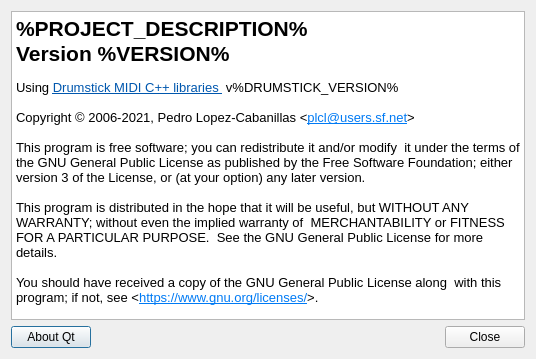
<?xml version="1.0" encoding="UTF-8"?>
<ui version="4.0">
 <class>AboutClass</class>
 <widget class="QDialog" name="AboutClass">
  <property name="geometry">
   <rect>
    <x>0</x>
    <y>0</y>
    <width>536</width>
    <height>359</height>
   </rect>
  </property>
  <property name="windowTitle">
   <string>About</string>
  </property>
  <property name="windowIcon">
   <iconset resource="guiplayer.qrc">
    <normaloff>:/dmidiplayer.png</normaloff>:/dmidiplayer.png</iconset>
  </property>
  <layout class="QGridLayout" name="gridLayout">
   <item row="0" column="0">
    <widget class="QTextBrowser" name="AboutTextView">
     <property name="undoRedoEnabled">
      <bool>false</bool>
     </property>
     <property name="readOnly">
      <bool>true</bool>
     </property>
     <property name="html">
      <string>&lt;!DOCTYPE HTML PUBLIC &quot;-//W3C//DTD HTML 4.0//EN&quot; &quot;http://www.w3.org/TR/REC-html40/strict.dtd&quot;&gt;
&lt;html&gt;&lt;head&gt;&lt;meta name=&quot;qrichtext&quot; content=&quot;1&quot; /&gt;&lt;style type=&quot;text/css&quot;&gt;
p, li { white-space: pre-wrap; }
&lt;/style&gt;&lt;/head&gt;&lt;body style=&quot; font-family:'Noto Sans'; font-size:10pt; font-weight:400; font-style:normal;&quot;&gt;
&lt;p style=&quot; margin-top:0px; margin-bottom:0px; margin-left:0px; margin-right:0px; -qt-block-indent:0; text-indent:0px;&quot;&gt;&lt;span style=&quot; font-family:'Sans Serif'; font-size:16pt; font-weight:600;&quot;&gt;%PROJECT_DESCRIPTION%&lt;/span&gt;&lt;/p&gt;
&lt;p style=&quot; margin-top:0px; margin-bottom:0px; margin-left:0px; margin-right:0px; -qt-block-indent:0; text-indent:0px;&quot;&gt;&lt;span style=&quot; font-family:'Sans Serif'; font-size:16pt; font-weight:600;&quot;&gt;Version %VERSION%&lt;/span&gt;&lt;/p&gt;
&lt;p style=&quot;-qt-paragraph-type:empty; margin-top:0px; margin-bottom:0px; margin-left:0px; margin-right:0px; -qt-block-indent:0; text-indent:0px; font-family:'Sans Serif'; font-size:9pt;&quot;&gt;&lt;br /&gt;&lt;/p&gt;
&lt;p style=&quot; margin-top:0px; margin-bottom:0px; margin-left:0px; margin-right:0px; -qt-block-indent:0; text-indent:0px;&quot;&gt;&lt;span style=&quot; font-family:'Sans Serif';&quot;&gt;Using &lt;/span&gt;&lt;a href=&quot;https://drumstick.sourceforge.io&quot;&gt;&lt;span style=&quot; font-family:'DejaVu Sans'; text-decoration: underline; color:#0057ae;&quot;&gt;Drumstick MIDI C++ libraries &lt;/span&gt;&lt;/a&gt;&lt;span style=&quot; font-family:'Sans Serif';&quot;&gt; v%DRUMSTICK_VERSION%&lt;/span&gt;&lt;/p&gt;
&lt;p style=&quot;-qt-paragraph-type:empty; margin-top:0px; margin-bottom:0px; margin-left:0px; margin-right:0px; -qt-block-indent:0; text-indent:0px; font-family:'Sans Serif';&quot;&gt;&lt;br /&gt;&lt;/p&gt;
&lt;p style=&quot; margin-top:0px; margin-bottom:0px; margin-left:0px; margin-right:0px; -qt-block-indent:0; text-indent:0px;&quot;&gt;&lt;span style=&quot; font-family:'Sans Serif';&quot;&gt;Copyright © 2006-2021, Pedro Lopez-Cabanillas &amp;lt;&lt;/span&gt;&lt;a href=&quot;mailto:plcl@users.sf.net?subject=dmidiplayer&quot;&gt;&lt;span style=&quot; text-decoration: underline; color:#007af4;&quot;&gt;plcl@users.sf.net&lt;/span&gt;&lt;/a&gt;&lt;span style=&quot; font-family:'Sans Serif';&quot;&gt;&amp;gt;&lt;/span&gt;&lt;/p&gt;
&lt;p style=&quot; margin-top:0px; margin-bottom:0px; margin-left:0px; margin-right:0px; -qt-block-indent:0; text-indent:0px;&quot;&gt;&lt;span style=&quot; font-family:'Sans Serif';&quot;&gt; &lt;/span&gt;&lt;/p&gt;
&lt;p style=&quot; margin-top:0px; margin-bottom:0px; margin-left:0px; margin-right:0px; -qt-block-indent:0; text-indent:0px;&quot;&gt;&lt;span style=&quot; font-family:'Sans Serif';&quot;&gt;This program is free software; you can redistribute it and/or modify  it under the terms of the GNU General Public License as published by the Free Software Foundation; either version 3 of the License, or (at your option) any later version.&lt;/span&gt;&lt;/p&gt;
&lt;p style=&quot; margin-top:0px; margin-bottom:0px; margin-left:0px; margin-right:0px; -qt-block-indent:0; text-indent:0px;&quot;&gt;&lt;span style=&quot; font-family:'Sans Serif';&quot;&gt; &lt;/span&gt;&lt;/p&gt;
&lt;p style=&quot; margin-top:0px; margin-bottom:0px; margin-left:0px; margin-right:0px; -qt-block-indent:0; text-indent:0px;&quot;&gt;&lt;span style=&quot; font-family:'Sans Serif';&quot;&gt;This program is distributed in the hope that it will be useful, but WITHOUT ANY WARRANTY; without even the implied warranty of  MERCHANTABILITY or FITNESS FOR A PARTICULAR PURPOSE.  See the GNU General Public License for more details.&lt;/span&gt;&lt;/p&gt;
&lt;p style=&quot; margin-top:0px; margin-bottom:0px; margin-left:0px; margin-right:0px; -qt-block-indent:0; text-indent:0px;&quot;&gt;&lt;span style=&quot; font-family:'Sans Serif';&quot;&gt; &lt;/span&gt;&lt;/p&gt;
&lt;p style=&quot; margin-top:0px; margin-bottom:0px; margin-left:0px; margin-right:0px; -qt-block-indent:0; text-indent:0px;&quot;&gt;&lt;span style=&quot; font-family:'Sans Serif';&quot;&gt;You should have received a copy of the GNU General Public License along  with this program; if not, &lt;/span&gt;&lt;span style=&quot; font-family:'Hack';&quot;&gt;see &amp;lt;&lt;/span&gt;&lt;a href=&quot;https://www.gnu.org/licenses/&quot;&gt;&lt;span style=&quot; text-decoration: underline; color:#007af4;&quot;&gt;https://www.gnu.org/licenses/&lt;/span&gt;&lt;/a&gt;&lt;span style=&quot; font-family:'Hack';&quot;&gt;&amp;gt;.&lt;/span&gt;&lt;/p&gt;&lt;/body&gt;&lt;/html&gt;</string>
     </property>
     <property name="openExternalLinks">
      <bool>true</bool>
     </property>
    </widget>
   </item>
   <item row="1" column="0">
    <layout class="QHBoxLayout" name="horizontalLayout">
     <item>
      <widget class="QPushButton" name="aboutQt">
       <property name="text">
        <string>About Qt</string>
       </property>
      </widget>
     </item>
     <item>
      <widget class="QDialogButtonBox" name="buttonBox">
       <property name="standardButtons">
        <set>QDialogButtonBox::Close</set>
       </property>
      </widget>
     </item>
    </layout>
   </item>
  </layout>
 </widget>
 <layoutdefault spacing="6" margin="11"/>
 <resources>
  <include location="guiplayer.qrc"/>
 </resources>
 <connections>
  <connection>
   <sender>buttonBox</sender>
   <signal>rejected()</signal>
   <receiver>AboutClass</receiver>
   <slot>close()</slot>
   <hints>
    <hint type="sourcelabel">
     <x>306</x>
     <y>315</y>
    </hint>
    <hint type="destinationlabel">
     <x>325</x>
     <y>335</y>
    </hint>
   </hints>
  </connection>
 </connections>
</ui>
